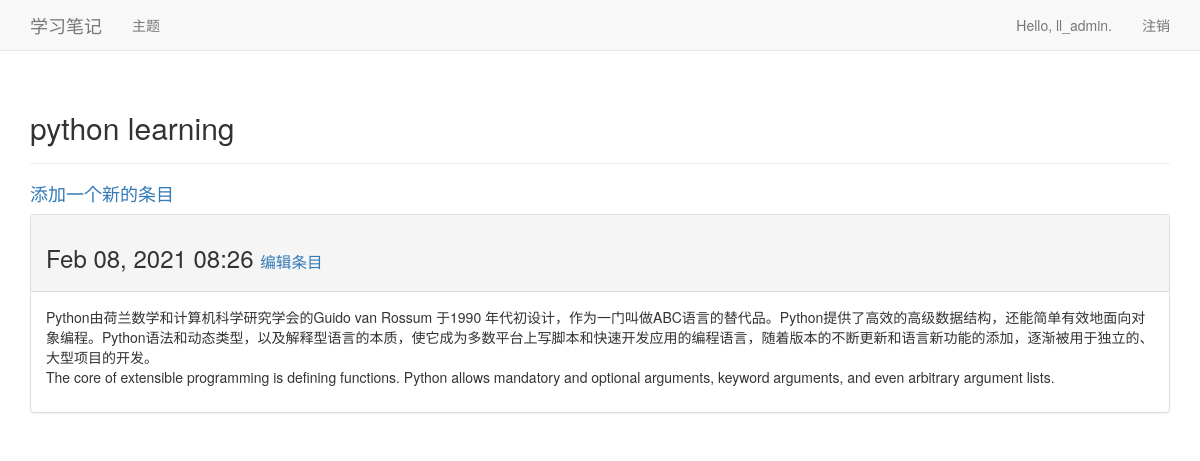
The page /topics/3/ (signed in) on the database its author committed.
### learning_logs/models.py (models this page shows, shortened)
class Topic(models.Model):
    text = models.CharField(max_length=200)
    date_added = models.DateTimeField(auto_now_add=True)
    owner = models.ForeignKey(User, on_delete=models.CASCADE)
    def __str__(self):
        return self.text

class Entry(models.Model):
    topic = models.ForeignKey(Topic,on_delete=models.CASCADE)
    text = models.TextField()
    date_added = models.DateTimeField(auto_now_add=True)
    class Meta:
        verbose_name_plural = 'entries'

### learning_logs/views.py (the view)
# urls.py: re_path(r'^topics/(?P<topic_id>\d+)/$', views.topic, name='topic'),
@login_required
def topic(request, topic_id):
    topic = Topic.objects.get(id=topic_id)
    if topic.owner != request.user:
        raise Http404
    entries = topic.entry_set.order_by('-date_added')
    context = {'topic': topic, 'entries': entries}
    return render(request, 'learning_logs/topic.html', context)

### learning_logs/templates/learning_logs/topic.html
{% extends 'learning_logs/base.html' %}
{% block header %}
  <h2>{{ topic }}</h2>
{% endblock header %}
{% block content %}
  <h4>
    <a href="{% url 'learning_logs:new_entry' topic.id %}">添加一个新的条目</a>
  </h4>
  {% for entry in entries %}
    <div class="panel panel-default">
      <div class="panel-heading">
        <h3>
          {{ entry.date_added|date:'M d, Y H:i' }}
          <small>
            <a href="{% url 'learning_logs:edit_entry' entry.id %}">
              编辑条目</a>
          </small>
        </h3>
      </div>
      <div class="panel-body">
        {{ entry.text|linebreaks }}
      </div>
    </div>
  {% empty %}
    目前还没有这个主题的条目。
  {% endfor %}
{% endblock content %}

### learning_logs/templates/learning_logs/base.html (shortened to what this page needs)
{% load bootstrap3 %}
<!DOCTYPE html>
<html lang="en">
  <head>
    {% bootstrap_css %}
</head>
<body>
  <nav class="navbar navbar-default navbar-static-top">
    <div class="container">
      <div class="navbar-header">
        <a class="navbar-brand" href="{% url 'learning_logs:index' %}">
            学习笔记</a>
      </div>
      <div id="navbar" class="navbar-collapse collapse">
        <ul class="nav navbar-nav">
          <li><a href="{% url 'learning_logs:topics' %}">主题</a></li>
        </ul>
        <ul class="nav navbar-nav navbar-right">
          {% if user.is_authenticated %}
            <li><a>Hello, {{ user.username }}.</a></li>
            <li><a href="{% url 'users:logout' %}">注销</a></li>
          {% else %}
            <li><a href="{% url 'users:register' %}">注册</a></li>
            <li><a href="{% url 'users:login' %}">登录</a></li>
          {% endif %}
        </ul>
      </div>
    </div>
 </nav>
    <div class="container">
      <div class="page-header">
        {% block header %}{% endblock header %}
      </div>
      <div>
        {% block content %}{% endblock content %}
      </div>
    </div>
  </body>
</html>

### rows shown on the page
Topic: text "python learning"
Entry: date_added "Feb 08, 2021 08:26", text "Python由荷兰数学和计算机科学研究学会的Guido van Rossum 于1990 年代初设计，作为一门叫做ABC语言的替代品。Python提供了高效的高级数据结构，还能简单有效地面向对象编程。Python语法和动态类型，以及解释型语言的本质，使它成为多数平台上写脚本和快速开发应用的编程语言，随着版本的不断更新和语言新功能的添加，逐渐被用于独立的、大型项目的开发。 The core of extensible programming is defining functions. Python allows mandatory and optional arguments, keyword arguments, and even arbitrary argument lists."

### other values the page prints
{{ user.username }} "ll_admin"
